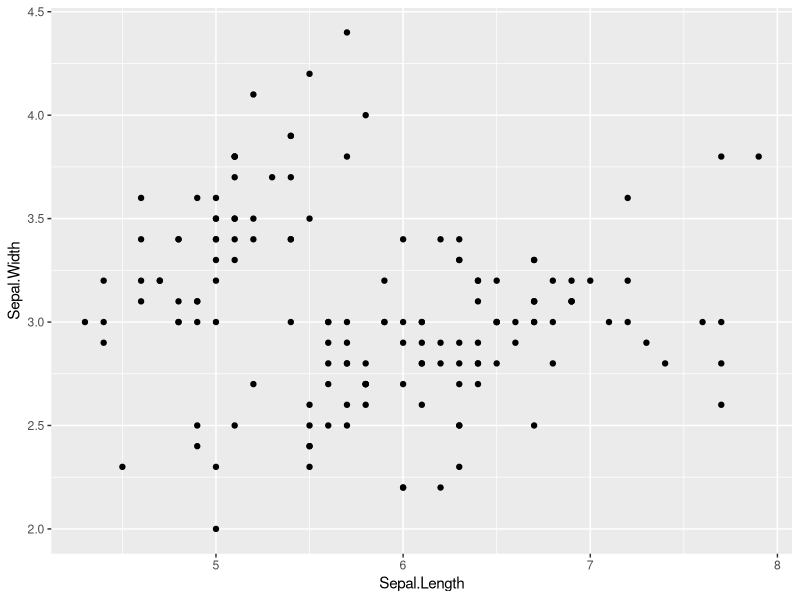
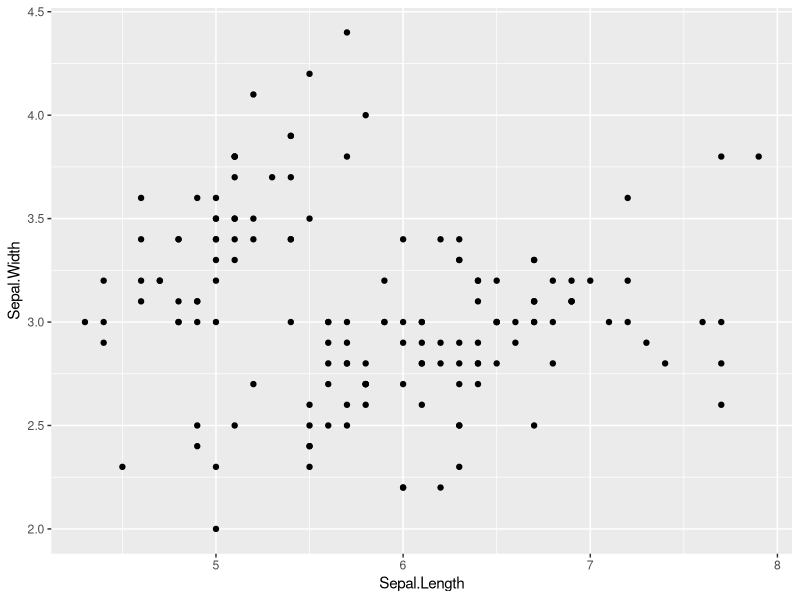
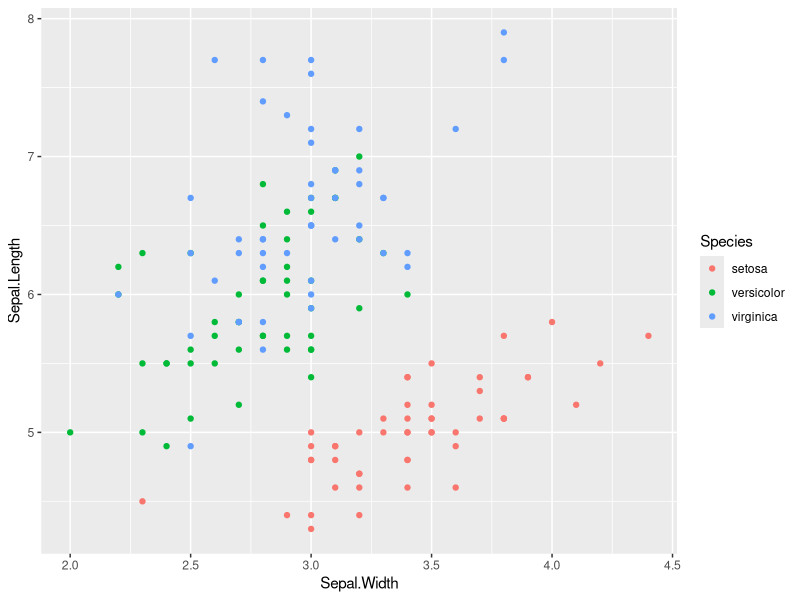
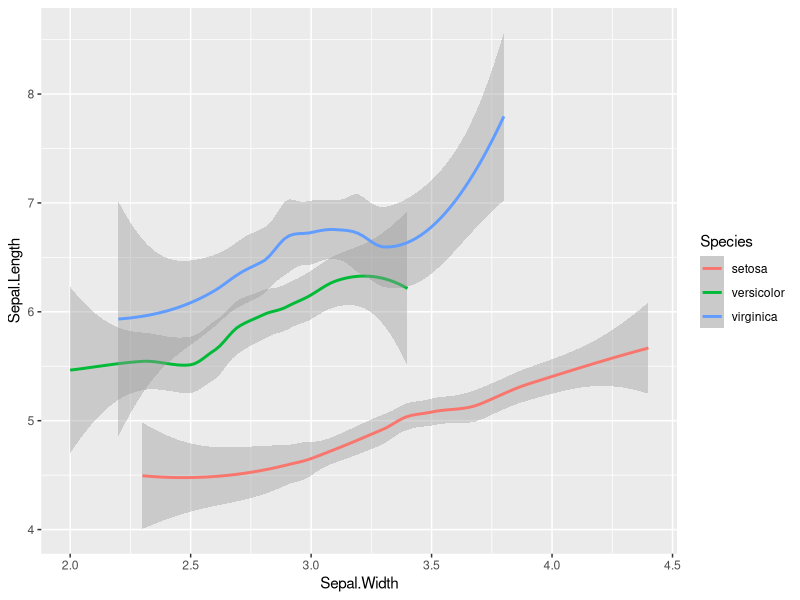
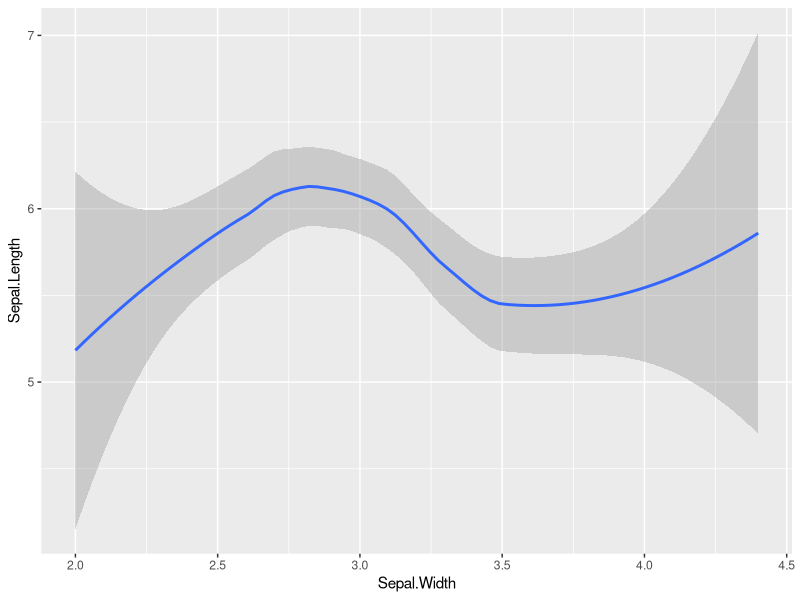
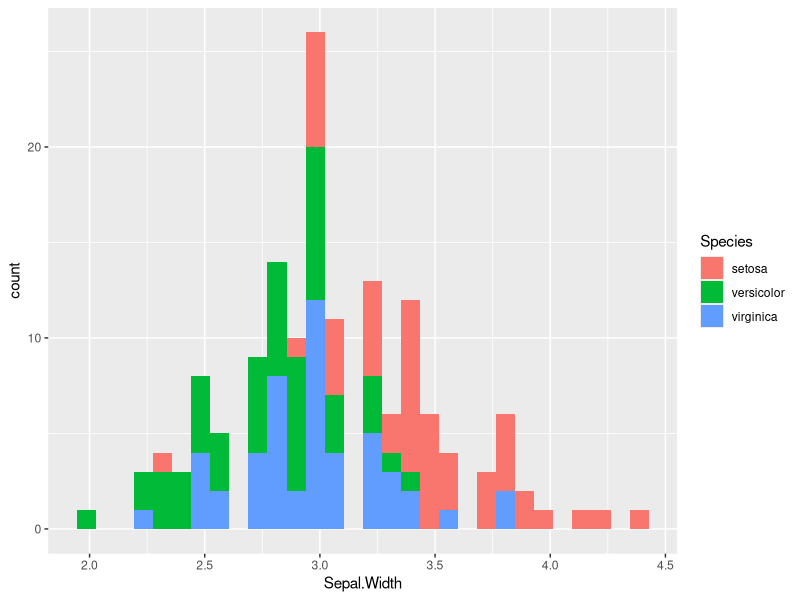
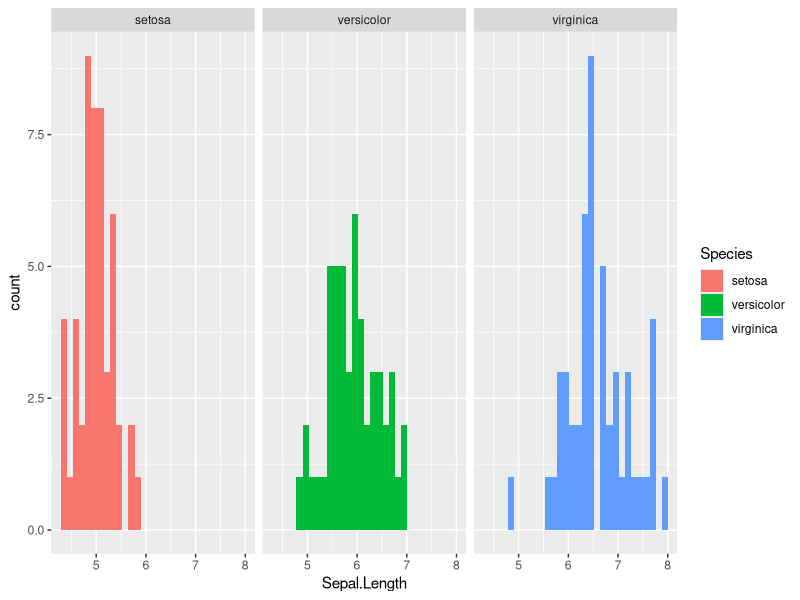
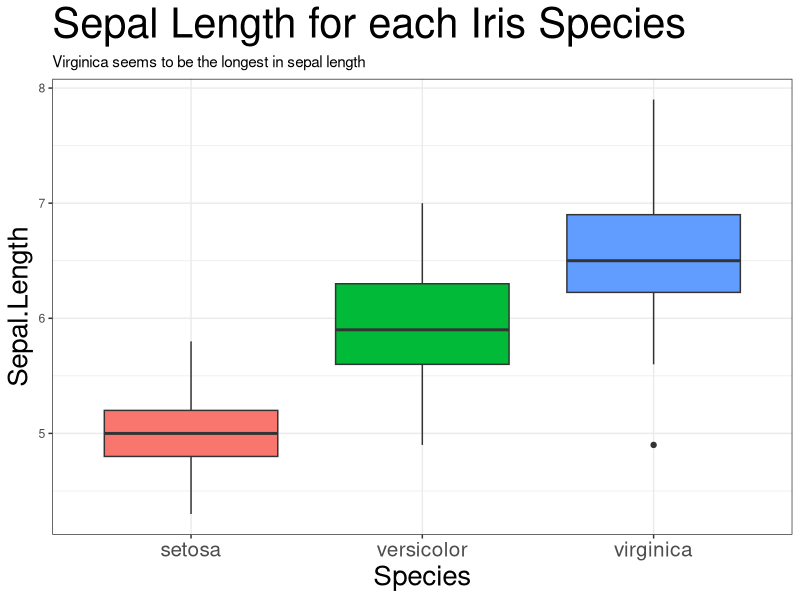

The R script that drew these images, in order: (Note: this script raises an error after producing the figures.)
## ---- chunk 1
# Write R command(s) and run them to get the answer
iris

# ctrl + enter
## ---- chunk 2
View(iris)
## ---- chunk 3
# Write R command(s) and run them to get the answer
?iris
## ---- chunk 4
length(unique(iris$Species))
## ---- chunk 5
unique_species <- unique(iris$Species)
length(unique_species)
## ---- chunk 6
# Write R command(s) and run them to get the answer
nrow(iris)
## ---- chunk 7
# Write R command(s) and run them to get the answer
ncol(iris)
## ---- chunk 8
# Write R command(s) and run them to get the answer
dim(iris)
## ---- chunk 9
?dim
## ---- chunk 10
# use ctrl + shift + enter to run all commands
class(iris)
class(iris$Sepal.Length)
str(iris) 
## ---- chunk 11
library(ggplot2)
# Write R command(s) and run them to get the answer
## ---- chunk 12
ggplot(data=iris, mapping=aes(x=Sepal.Length, y=Sepal.Width)) + 
  geom_point()
## ---- chunk 13
ggplot(data=iris) + 
  geom_point(aes(x=Sepal.Length, y=Sepal.Width))
## ---- chunk 14
p <- ggplot(iris, aes(x=Sepal.Width, y=Sepal.Length, color=Species))
p +  geom_point()
p + geom_smooth()
## ---- chunk 15
p + geom_smooth(aes(group=1))
## ---- chunk 16
# Write R command(s) and run them to get the answer
p2 <- ggplot(iris, aes(x=Sepal.Width))
p2 + geom_histogram(aes(fill=Species))
## ---- chunk 17
ggplot(iris, aes(x=Sepal.Length, fill=Species)) + 
  geom_histogram() +
  facet_wrap(~Species)
## ---- chunk 18
p <- ggplot(iris, aes(x=Species, y=Sepal.Length, fill=Species)) + 
  geom_boxplot() 
p + 
  labs(title="Sepal Length for each Iris Species", 
       subtitle="Virginica seems to be the longest in sepal length") + 
  theme_bw() + 
  theme(plot.title=element_text(size=30)) + 
  theme(axis.title.x=element_text(size=20)) + 
  theme(axis.text.x=element_text(size=15)) + 
  theme(axis.title.y=element_text(size=20)) +
  theme(legend.position="")
## ---- chunk 19
library(caret)
# Write R command(s) and run them to get the answer
## ---- chunk 20
model_rf <- caret::train(x=data_train[,1:4],
                         y=data_train$Species,
                         method='rf',
                         tuneGrid=data.frame(mtry=2),
                         trControl=trainControl(method="none")
                         )
model_rf
## ---- chunk 21
data_pred <- predict(model_rf, newdata=data_test[, 1:4])
data_pred
## ---- chunk 22
length(data_pred)
## ---- chunk 23
caret::confusionMatrix(data_pred, data_test$Species)
## ---- chunk 24
ctrl <- caret::trainControl(
  method = "cv",
  number = 5,
)

model_rf2 <- caret::train(
  x = data_train[,1:4],
  y = data_train$Species,
  trControl = ctrl,
  tuneGrid=data.frame(mtry=c(1,2,3,4)),
  method = "rf",
)
## ---- chunk 25
# Write R command(s) and run them to get the answer
